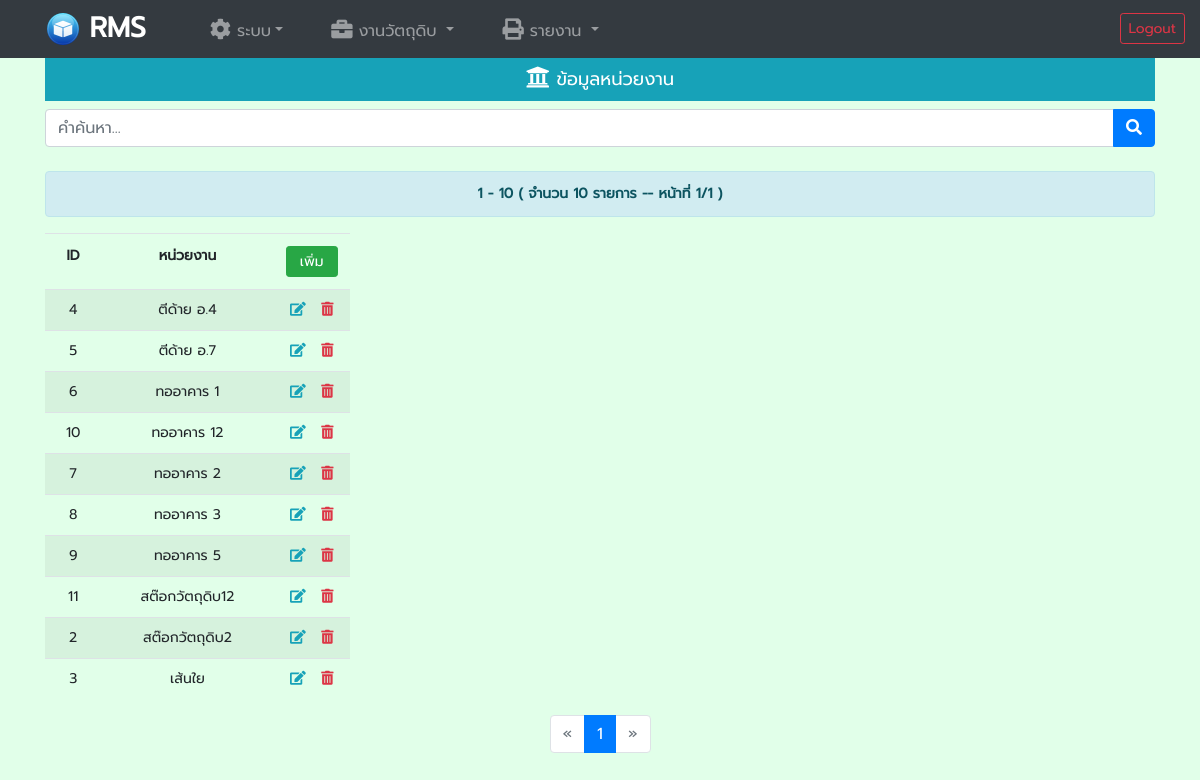
Page /data_depart.php (signed in) on the committed database.
### tables this page shows
CREATE TABLE `depart` (
  `id_depart` tinyint(3) NOT NULL,
  `depart` varchar(50) NOT NULL
);

### data_depart.php (the view, shortened to what this page needs)
<!doctype html>
<html lang="en">
<head>
	<link rel="stylesheet" href="./css/bootstrap.min.css">
	<link rel="stylesheet" href="./css/all.min.css">
	<link rel="stylesheet" href="./css/menunav.css">
<?php
include 'Menu_admin.php';
include_once 'dbConn.php';
$show = (isset($_GET['show'])) ? $_GET['show'] : '';
$submit = (isset($_GET['submit'])) ? $_GET['submit'] : '';
$page = (isset($_GET['page'])) ? $_GET['page'] : '';
$search = (isset($_GET['Search'])) ? $_GET['Search'] : ((isset($_POST['Search'])) ? $_POST['Search'] : '');
?>
</head>
<body>
	<div class="container">
		<div class="row">
			<div class="col-md-12" style='margin-bottom: 8px; font-size:18px;'>
				<span class="d-block p-2 bg-info text-white" align="center"><i class="fas fa-university fa-lg" aria-hidden="true"></i> ข้อมูลหน่วยงาน</span>
			</div>
			<?php
if($submit =="" or $show =="OK"){?>
			<div class="col-md-12">
				<form name="fmSearch" method="post" action="data_depart.php?show=OK" role='Search'>
					<div class="form-group row">
						<div class="input-group mb-2 col-md-12">
							<input name='Search' type="text" class="form-control" placeholder="คำค้นหา..." value='<?php echo($search);?>' onFocus="this.value ='';">
							<div class="input-group-append">
								<button class="btn btn-primary" type='submit'><i class="fa fa-search" aria-hidden="true"></i></button>
							</div>
						</div>
					</div>
				</form>
			</div>
			<?php
			$limit = '25';
			$rec_sql = "SELECT * FROM depart WHERE(depart like '%$search%')	ORDER by depart ";
			$Qtotal = mysqli_query( $dbconn, $rec_sql )or die( mysqli_error($dbconn." Q=".$rec_sql) );
			$total_data = mysqli_num_rows( $Qtotal );
			$total_page = ceil( $total_data / $limit );
			if ( $page <= 0 or $page == '' ) {
				$page = 1;
			}
			$start = ( $page - 1 ) * $limit;
			$from = $start + 1;
			$to = $page * $limit;
			if ( $to > $total_data )$to = $total_data;
			?>
			<div class="col-md-12">
				<div class='alert alert-info' role='alert' align="center">
					<?php
					echo( $from . " - " . $to );
					echo( " ( จำนวน " . number_format( $total_data ) . " รายการ " );
					echo( " -- หน้าที่ " . number_format( $page ) . "/" );
					echo( number_format( $total_page ). " )" );
					?>
				</div>
			</div>
			<div class="col-md-12">
				<table class="table table-striped table-responsive">
					<thead>
						<tr>
							<td align='center'><strong>ID</strong>
							</td>
							<td align='center'><strong>หน่วยงาน</strong>
							</td>
							<td width="25%" align="center"><a href="data_depart.php?submit=Add&Search=<?php echo($search)?>" class='btn btn-success btn-sm' role='button'>&nbsp;เพิ่ม&nbsp;</a>
							</td>
						</tr>
					</thead>
					<tbody>
						<?php
						$rec_sql = "SELECT * FROM depart	WHERE(depart like '%$search%') ORDER by depart LIMIT $start,$limit";
						$query = mysqli_query( $dbconn, $rec_sql )or die( mysqli_error($dbconn." Q=".$rec_sql) );
						while ( $arr = mysqli_fetch_array( $query ) ) {
							$autoid = $arr[ 'id_depart' ];
							?>
						<tr>
							<td align='center'>
								<?php echo $arr['id_depart'] ?>
							</td>
							<td align='center'>
								<?php echo $arr['depart'] ?>
							</td>
							<td align="center">
								<a href="data_depart.php?submit=Edit&show=&selid=<?php echo($autoid)?>&Search=<?php echo($search)?>" title='แก้ไขข้อมูล' class="text-info" ><i class="fas fa-edit" aria-hidden="true"></i></a>&nbsp;&nbsp;
							<?php if($_SESSION['s_sys']== 1){?>
								<a href="#" title='ลบข้อมูล' class="cf_delete text-danger" data-id="<?php echo($autoid)?>" data-show="<?php echo(" [ ".$arr['id_depart']." ] ".$arr['depart'])?>" ><i class="fas fa-trash-alt" aria-hidden="true"></i></a>
							<?php }else{ ?>
								<a title='ไม่อนุญาต !' style="color:#b6b6b6;" ><i class="fas fa-trash-alt"></i></a>
							<?php } ?>
							</td>
						</tr>
						<?php } ?>
					</tbody>
				</table>
				<nav aria-label="Page navigation">
					<?php $_link = "data_depart?Search=".$search."&page="; ?>
						<ul class='pagination justify-content-center'>
							<li class="page-item <?php if ($page == 1) echo ('disabled') ?>"><a class="page-link" href='<?php echo ($_link.$page - 1) ?>' aria-label='ก่อนหน้า'><span aria-hidden='true'>&laquo;</span></a>
							</li>
							<?php 	for ($i = 1; $i <= $total_page; $i++) {
							?>
								<li class="page-item <?php if ($page == $i) echo ('active'); ?>">
									<a class="page-link" href='<?php echo ($_link.$i) ?>'><?php echo $i ?></a>
								</li>
							<?php } ?>
							<li class="page-item <?php if ($page == $total_page) echo ('disabled'); ?>"><a class="page-link" href='<?php echo ($_link.$page + 1) ?>' aria-label='ถัดไป'><span aria-hidden='true'>&raquo;</span></a>
							</li>
						</ul>
					</nav>
			</div>
			<?php mysqli_close($dbconn); }?>
		</div>
	</div>
</body>
</html>

### css/menunav.css (style rules this page uses)
body { font-family: var(--prompt); background-color: var(--bg-color); margin-top: 0; }
tbody { font: normal 400 14px/16px var(--prompt); }
.alert { font: normal bold 14px/20px var(--prompt); }
thead { font: normal bold 14px/20px var(--prompt); }

### css/partials/_variables.css (style rules this page uses)
:root { --primary-color:#ff5e00; --primary-color2:#ffda62; --title-color:#505050; --text-color:#777777; --border-color:#201f1f17; --gradient-color:linear-gradient(90deg,#ff5e00 10%,#f8ae4d 100%); --shadow-color:0px 10px 30px rgba(120,85,225,0.3); --shadow-color2:3px 3px 0px rgba(0, 0, 0, 0.3), 2px 2px 0px rgba(0, 0, 0, 0.3), 1px 1px 0px rgba(0, 0, 0, 0.5); --box-shadow:0px 10px 30px rgba(70, 60, 55, 0.3); --bg-color: #E1FFE9; --roboto:'Roboto',cursive; --sarabun:'Sarabun',cursive; --sriracha:'Sriracha',cursive; --merienda:'Merienda',cursive; --prompt:'Prompt',cursive; --quark:'Quark',cursive; }

### rows in the picture
depart: id_depart "4", depart "ตีด้าย อ.4"
depart: id_depart "5", depart "ตีด้าย อ.7"
depart: id_depart "6", depart "ทออาคาร 1"
depart: id_depart "10", depart "ทออาคาร 12"
depart: id_depart "7", depart "ทออาคาร 2"
depart: id_depart "8", depart "ทออาคาร 3"
depart: id_depart "9", depart "ทออาคาร 5"
depart: id_depart "11", depart "สต๊อกวัตถุดิบ12"
depart: id_depart "2", depart "สต๊อกวัตถุดิบ2"
depart: id_depart "3", depart "เส้นใย"

### other values in the picture
$from "1"
$to "10"
$total_data "10"
$page "1"
$total_page "1"
